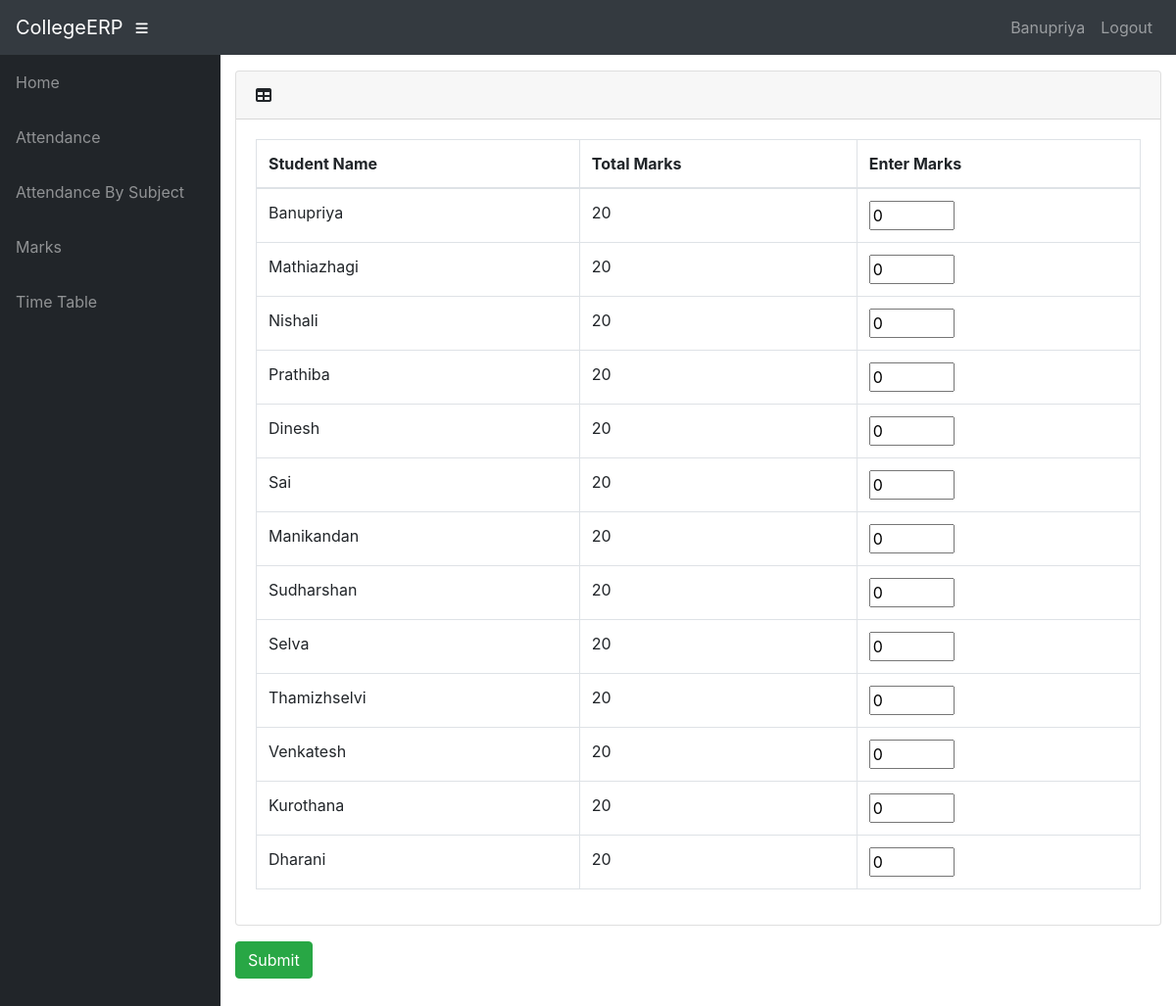
The page /info/teacher/19/marks_entry/ (signed in) on the database its author committed.
### info/models.py (models this page shows, shortened)
class User(AbstractUser):
    @property
    def is_student(self):
        if hasattr(self, 'student'):
            return True
        return False

class Student(models.Model):
    user = models.OneToOneField(User, on_delete=models.CASCADE, null=True)
    class_id = models.ForeignKey(Class, on_delete=models.CASCADE, default=1)
    USN = models.CharField(primary_key='True', max_length=100)
    name = models.CharField(max_length=200)
    sex = models.CharField(max_length=50, choices=sex_choice, default='Male')
    DOB = models.DateField(default='1998-01-01')

class MarksClass(models.Model):
    assign = models.ForeignKey(Assign, on_delete=models.CASCADE)
    name = models.CharField(max_length=50, choices=test_name, default='Internal test 1')
    status = models.BooleanField(default='False')
    class Meta:
        unique_together = (('assign', 'name'),)
    @property
    def total_marks(self):
        if self.name == 'Semester End Exam':
            return 100
        return 20

### info/views.py (the view)
# urls.py: path('teacher/<int:marks_c_id>/marks_entry/', views.t_marks_entry, name='t_marks_entry'),
@login_required()
def t_marks_entry(request, marks_c_id):
    mc = get_object_or_404(MarksClass, id=marks_c_id)
    ass = mc.assign
    c = ass.class_id
    context = {
        'ass': ass,
        'c': c,
        'mc': mc,
    }
    return render(request, 'info/t_marks_entry.html', context)

### info/templates/info/t_marks_entry.html (shortened to what this page needs)
{% extends 'info/base.html' %}
{% block content %}
{% if c.student_set.all %}
<form action="{% url 'marks_confirm' mc.id %}" method="post">
    <div class="card mb-3">
        <div class="card-header">
          <i class="fas fa-table"></i>
         <b>{{ dept1.name }}</b></div>
        <div class="card-body">
          <div class="table-responsive">
            <table class="table table-bordered" id="dataTable" width="100%" cellspacing="0">
              <thead>
                <tr>
                    <th>Student Name</th>
                    <th>Total Marks</th>
                    <th>Enter Marks</th>
                </tr>
              </thead>
                <tbody>
                {% for s in c.student_set.all %}
                    <tr>
                    <td>{{s.name}}</td>
                    <td>{{ mc.total_marks }}</td>
                    <td>
                        <input type="number" name="{{ s.USN }}" min="0" max="{{ mc.total_marks }}" value="0">
                    </td>
                    </tr>
                {% endfor %}
                </tbody>
            </table>
          </div>
        </div>
      </div>
    <input class="btn btn-success" type="submit" value="Submit">
</form>
{% else %}
    <p>No students in Class</p>
{% endif %}
{% endblock %}

### info/templates/info/base.html (shortened to what this page needs)
<!DOCTYPE html>
<html lang="en">
  <head>
      {% load static %}
    <link href="{% static '/info/bootstrap/vendor/bootstrap/css/bootstrap.min.css' %}" rel="stylesheet">
    <link href="{% static '/info/bootstrap/vendor/fontawesome-free/css/all.min.css' %}" rel="stylesheet" type="text/css">
    <link href="{% static '/info/bootstrap/vendor/datatables/dataTables.bootstrap4.css' %}" rel="stylesheet">
    <link href="{% static '/info/bootstrap/css/sb-admin.css' %}" rel="stylesheet">
  </head>
  <body id="page-top">
    <nav class="navbar navbar-expand navbar-dark bg-dark static-top">
      <a class="navbar-brand mr-1" href="{% url 'index' %}">CollegeERP</a>
      <button class="btn btn-link btn-sm text-white order-1 order-sm-0" id="sidebarToggle" href="#">
        <i class="fas fa-bars"></i>
      </button>
        <div class="collapse navbar-collapse" id="navbarResponsive">
          <ul class="navbar-nav ml-auto">
            <li class="nav-item">
                {% if request.user.is_student %}
                    <a class="nav-link text-capitalize">{{ request.user.student.name }}</a>
                {% elif request.user.is_teacher %}
                    <a class="nav-link text-capitalize">{{ request.user.teacher.name }}</a>
                {% endif %}
            </li>
            <li class="nav-item">
                <a class="nav-link" href="#" data-toggle="modal" data-target="#logoutModal">Logout</a>
            </li>
          </ul>
        </div>
    </nav>
    <div id="wrapper">
      <ul class="sidebar navbar-nav">
            <li class="nav-item">
              <a class="nav-link" href="{% url 'index' %}">
                <span>Home</span>
              </a>
            </li>
        {% if request.user.is_student %}
            <li class="nav-item">
              <a class="nav-link" href="{% url 'attendance' request.user.student.USN %}">
                <span>Attendance</span>
              </a>
            </li>
            <li class="nav-item">
              <a class="nav-link" href="{% url 'attendance' request.user.student.USN %}">
                <span>Attendance By Subject</span>
              </a>
            </li>
            <li class="nav-item">
              <a class="nav-link" href="{% url 'marks_list' request.user.student.USN %}">
                <span>Marks</span>
              </a>
            </li>
              <li class="nav-item">
              <a class="nav-link" href="{% url 'timetable' request.user.student.class_id_id %}">
                <span>Time Table</span>
              </a>
            </li>
        {% endif %}
      </ul>
      <div id="content-wrapper">
        <div class="container-fluid">
            {% block content %}
            {% endblock %}
        </div>
      </div>
    </div>
  </body>
</html>

### rows shown on the page
User: user.student.name "Banupriya"
Student: name "Banupriya"
MarksClass: total_marks "20"
Student: name "Mathiazhagi"
Student: name "Nishali"
Student: name "Prathiba"
Student: name "Dinesh"
Student: name "Sai"
Student: name "Manikandan"
Student: name "Sudharshan"
Student: name "Selva"
Student: name "Thamizhselvi"
Student: name "Venkatesh"
Student: name "Kurothana"
Student: name "Dharani"
